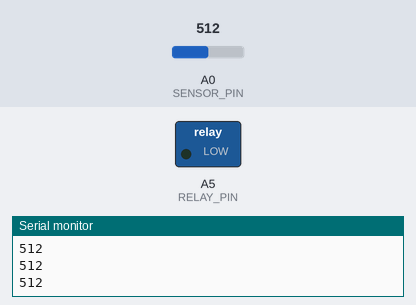
This sketch was run on a simulated Arduino Uno, built with avr-gcc and run on an emulated ATmega328P. On the bench: switched loads named in the sketch (green lamp = pin HIGH), the last lines printed to the serial monitor. The inputs (shaded band) are chosen by the test bench; at power-on: A0 (SENSOR_PIN) = 512.

Above: at 1.2 s.
1.3 s: A0 (SENSOR_PIN) set to 286
2.8 s: A0 (SENSOR_PIN) set to 259
At 3.5 s:
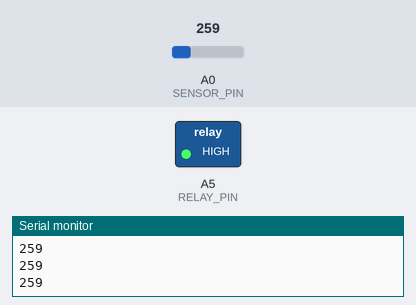
4.3 s: A0 (SENSOR_PIN) set to 285
At 4.6 s:
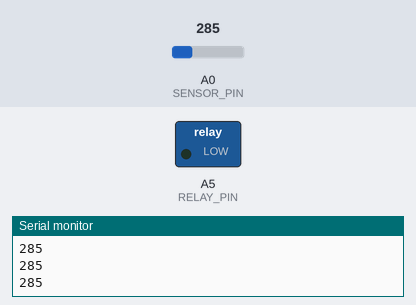
5.8 s: A0 (SENSOR_PIN) set to 265
At 6.1 s:
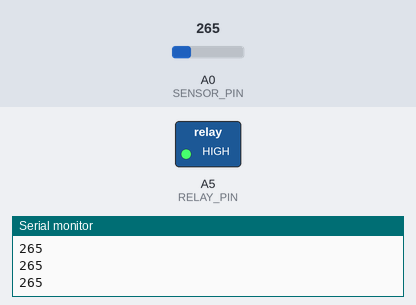
Timing chart, 0 to 8.3 s (numbered marks = the images above; inputs shaded):
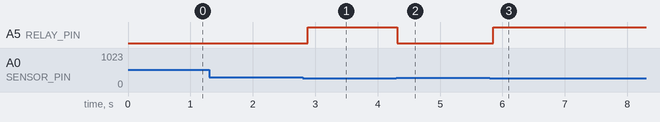

Measured:
- the behaviour switches between 276 and 275 on A0 (SENSOR_PIN) (found by bisection; images 0 and 1)
- after the input at 2.8 s, A5 (RELAY_PIN): LOW → HIGH after 0.08 s
- after the input at 4.3 s, A5 (RELAY_PIN): HIGH → LOW at once
- after the input at 5.8 s, A5 (RELAY_PIN): LOW → HIGH after 0.06 s

The sketch:

pump_road.ino
```cpp
const int RELAY_PIN = A5;  // the Arduino pin, which connects to the IN pin of relay
const int SENSOR_PIN = A0;  // the Arduino pin, which connects to the IN pin of relay

int waterVal; // the water level value

// the setup function runs once when you press reset or power the board
void setup() {
  Serial.begin(9600);
  pinMode(RELAY_PIN, OUTPUT);
  pinMode(SENSOR_PIN, INPUT);
}

// the loop function runs over and over again forever
void loop() {
  waterVal = analogRead(SENSOR_PIN);

  delay(10);
  Serial.println(waterVal);

  if (waterVal > 275){
    digitalWrite(RELAY_PIN, LOW); // turn on pump 5 seconds
  } else {
    digitalWrite(RELAY_PIN, HIGH);
  }

  delay(100);
}
```
